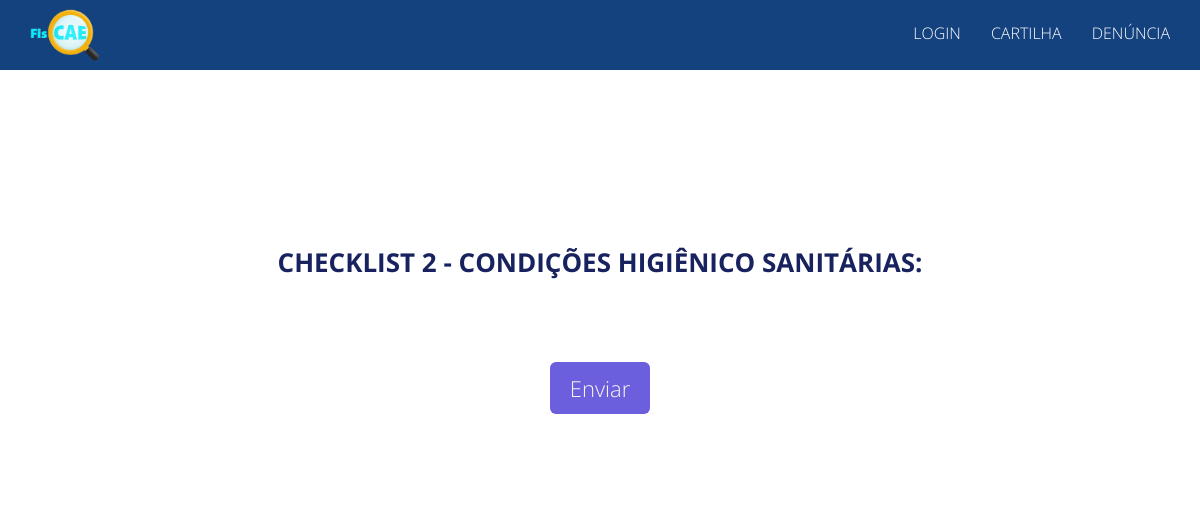
/tecForm, run on an earlier commit of the app's database.
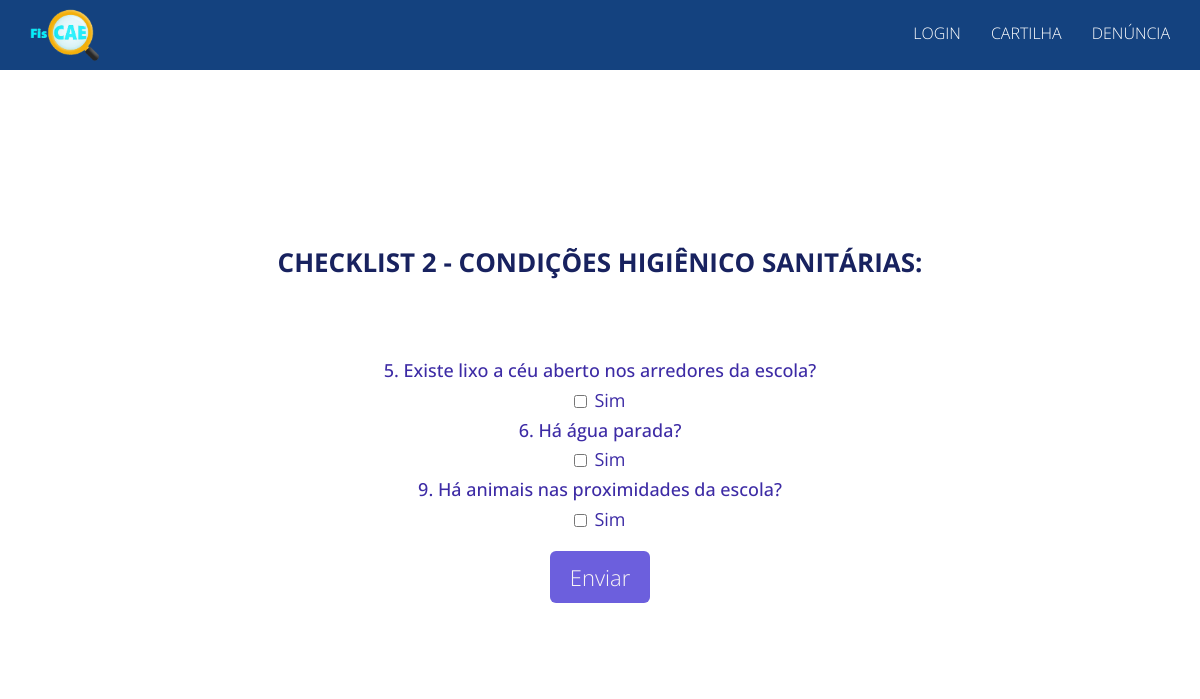
And on a later commit of the database.
### checklist/models/question.py (models this page shows, shortened)
class Question(models.Model):
    item_number = models.CharField(max_length=4, null=False)
    description = models.CharField(max_length=255, null=False)
    QUESTION_TYPE = (
        ('TA', 'Questões técnicas e administrativas'),
        ('HS', 'Questões Higiênico Sanitárias'),
        ('O', 'Questões orçamentárias'),
    )
    question_type = models.CharField(
        max_length=2,
        choices=QUESTION_TYPE,
        default=1,
    )
    @staticmethod
    def listQuestionsMethod():
        return Question.objects.all()

### merenda/views.py (the view)
# urls.py: url(r'^tecForm', views.tecForm, name='tecForm'),
def tecForm(request):
    listQuestions = Question.listQuestionsMethod()
    return render(request, 'tecForm.html', {'listQuestions': listQuestions})

### checklist/templates/tecForm.html (shortened to what this page needs)
<!DOCTYPE html>
<html lang="en">
<head>
  <link rel="stylesheet" href="static/assets/bootstrap/css/bootstrap.min.css">
  <link rel="stylesheet" href="static/assets/font-awesome/css/font-awesome.min.css">
  <link rel="stylesheet" href="static/assets/elegant-font/code/style.css">
  <link rel="stylesheet" href="static/assets/css/animate.css">
  <link rel="stylesheet" href="static/assets/css/magnific-popup.css">
  <link rel="stylesheet" href="static/assets/css/form-elements.css">
  <link rel="stylesheet" href="static/assets/css/style.css">
  <link rel="stylesheet" href="static/assets/css/media-queries.css">
</head>
<body>
  <nav class="navbar navbar-fixed-top" role="navigation">
    <div class="container">
      <div class="navbar-header">
        <a href="/"> <img src="static/assets/img/logo/l.png" alt="Fiscae" class="img-responsive"></a>
      </div>
      <div class="collapse navbar-collapse" id="top-navbar-1">
        <ul class="nav navbar-nav navbar-right">
          <li><a href="#top-content">Login</a></li>
          <li><a href="#what-we-do">Cartilha</a></li>
          <li><a href="#contact">Denúncia</a></li>
        </ul>
      </div>
    </div>
  </nav>
         <div class="form-group section-container checklists-container"></div>
    <div class="block-3-container section-container what-we-do-container">
        <div class="container">
    <div id="personalizado">
      <br><br><h3>Checklist 2 - Condições Higiênico Sanitárias:</h3><br>
              {% for question in listQuestions %}
                  {% if question.id >= 5 and question.id <= 57 %}
                    <h4 class="form-group-item-heading">
                        <a> {{ question.id }}. {{ question.description }}</a>
                        <form>
                          <div class="checkbox">
                            <a><label><input type="checkbox" name="yesCheck">Sim</label></a>
                          </div>
                        </form>
                    </h4>
                  {% endif %}
              {% endfor %}
              <button type="submit" onclick="location.href = 'Success'" class="btn btn-default">Enviar</button> <br><br>
            </div>
          </div>
        </div>
</body>
</html>

What changed in the data, as far as the page shows it:
added Question: id "5", description "Existe lixo a céu aberto nos arredores da escola?"
added Question: id "6", description "Há água parada?"
added Question: id "9", description "Há animais nas proximidades da escola?"
